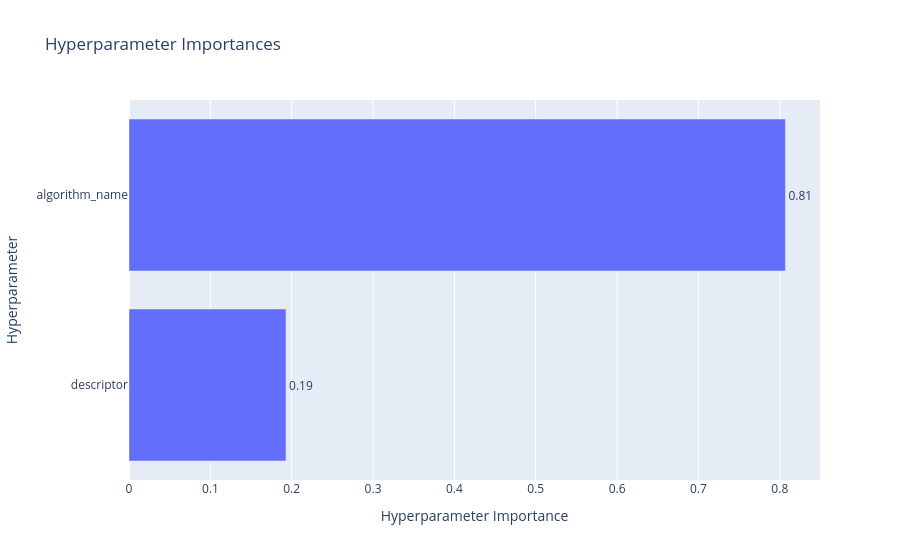

The cell this chart's notebook holds for it:
### Markdown cell above
It is possible to evaluate the parameter importances on regression metric performance across descriptor vs. algorithm choice, based on the completed trials in our study:

### Code cell
from optuna.visualization import plot_param_importances

plot_param_importances(study, target=lambda t: t.values[0])

### Figure 1 — Plotly figure (JSON) as saved in the notebook; plotly's stock layout.template omitted (floating-point values rounded to 4 significant figures)
{"data": [{"cliponaxis": false, "hovertemplate": ["descriptor (CategoricalDistribution): 0.19304323766076056<extra></extra>", "algorithm_name (CategoricalDistribution): 0.8069567623392393<extra></extra>"], "name": "Objective Value", "orientation": "h", "text": ["0.19", "0.81"], "textposition": "outside", "type": "bar", "x": [0.193, 0.807], "y": ["descriptor", "algorithm_name"]}], "layout": {"title": {"text": "Hyperparameter Importances"}, "xaxis": {"title": {"text": "Hyperparameter Importance"}}, "yaxis": {"title": {"text": "Hyperparameter"}}}}
